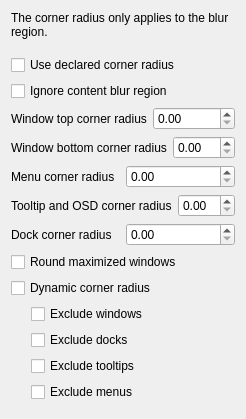
         <widget class="QWidget" name="scrollContentRoundedcorners">
          <layout class="QVBoxLayout">
           <item>
            <widget class="QLabel" name="label">
             <property name="text">
              <string>The corner radius only applies to the blur region.</string>
             </property>
             <property name="wordWrap">
              <bool>true</bool>
             </property>
            </widget>
           </item>
           <item>
            <spacer>
             <property name="orientation">
              <enum>Qt::Orientation::Vertical</enum>
             </property>
             <property name="sizeHint" stdset="0">
              <size>
               <width>0</width>
               <height>10</height>
              </size>
             </property>
            </spacer>
           </item>
           <item>
            <widget class="QCheckBox" name="kcfg_UseDeclaredCornerRadius">
             <property name="text">
              <string>Use declared corner radius</string>
             </property>
            </widget>
           </item>
           <item>
            <widget class="QCheckBox" name="kcfg_IgnoreContentBlurRegion">
             <property name="text">
              <string>Ignore content blur region</string>
             </property>
            </widget>
           </item>
           <item>
            <layout class="QHBoxLayout" name="layoutTopCornerRadius">
             <item>
              <widget class="QLabel" name="labelTopCornerRadius">
               <property name="text">
                <string>Window top corner radius</string>
               </property>
              </widget>
             </item>
             <item>
              <widget class="QDoubleSpinBox" name="kcfg_TopCornerRadius">
               <property name="minimum">
                <double>0.000000000000000</double>
               </property>
              </widget>
             </item>
            </layout>
           </item>
           <item>
            <layout class="QHBoxLayout" name="layoutBottomCornerRadius">
             <item>
              <widget class="QLabel" name="labelBottomCornerRadius">
               <property name="text">
                <string>Window bottom corner radius</string>
               </property>
              </widget>
             </item>
             <item>
              <widget class="QDoubleSpinBox" name="kcfg_BottomCornerRadius">
               <property name="minimum">
                <double>0.000000000000000</double>
               </property>
              </widget>
             </item>
            </layout>
           </item>
           <item>
            <layout class="QHBoxLayout" name="layoutMenuCornerRadius">
             <item>
              <widget class="QLabel" name="labelMenuCornerRadius">
               <property name="text">
                <string>Menu corner radius</string>
               </property>
              </widget>
             </item>
             <item>
              <widget class="QDoubleSpinBox" name="kcfg_MenuCornerRadius">
               <property name="minimum">
                <double>0.000000000000000</double>
               </property>
              </widget>
             </item>
            </layout>
           </item>
           <item>
            <layout class="QHBoxLayout" name="layoutTooltipCornerRadius">
             <item>
              <widget class="QLabel" name="labelTooltipCornerRadius">
               <property name="text">
                <string>Tooltip and OSD corner radius</string>
               </property>
              </widget>
             </item>
             <item>
              <widget class="QDoubleSpinBox" name="kcfg_TooltipCornerRadius">
               <property name="minimum">
                <double>0.000000000000000</double>
               </property>
              </widget>
             </item>
            </layout>
           </item>
           <item>
            <layout class="QHBoxLayout" name="layoutDockCornerRadius">
             <item>
              <widget class="QLabel" name="labelDockCornerRadius">
               <property name="text">
                <string>Dock corner radius</string>
               </property>
              </widget>
             </item>
             <item>
              <widget class="QDoubleSpinBox" name="kcfg_DockCornerRadius">
               <property name="minimum">
                <double>0.000000000000000</double>
               </property>
              </widget>
             </item>
            </layout>
           </item>
           <item>
            <widget class="QCheckBox" name="kcfg_RoundCornersOfMaximizedWindows">
             <property name="text">
              <string>Round maximized windows</string>
             </property>
            </widget>
           </item>
           <item>
            <widget class="QCheckBox" name="kcfg_DynamicCorners">
             <property name="text">
              <string>Dynamic corner radius</string>
             </property>
            </widget>
           </item>
           <item>
            <layout class="QHBoxLayout" name="layoutDynamicCornersExcludeWindows">
             <item>
              <spacer name="spacerDynamicCornersExcludeWindows">
               <property name="orientation">
                <enum>Qt::Orientation::Horizontal</enum>
               </property>
               <property name="sizeType">
                <enum>QSizePolicy::Policy::Fixed</enum>
               </property>
               <property name="sizeHint" stdset="0">
                <size>
                 <width>20</width>
                 <height>20</height>
                </size>
               </property>
              </spacer>
             </item>
             <item>
              <widget class="QCheckBox" name="kcfg_DynamicCornersExcludeWindows">
               <property name="text">
                <string>Exclude windows</string>
               </property>
              </widget>
             </item>
            </layout>
           </item>
           <item>
            <layout class="QHBoxLayout" name="layoutDynamicCornersExcludeDocks">
             <item>
              <spacer name="spacerDynamicCornersExcludeDocks">
               <property name="orientation">
                <enum>Qt::Orientation::Horizontal</enum>
               </property>
               <property name="sizeType">
                <enum>QSizePolicy::Policy::Fixed</enum>
               </property>
               <property name="sizeHint" stdset="0">
                <size>
                 <width>20</width>
                 <height>20</height>
                </size>
               </property>
              </spacer>
             </item>
             <item>
              <widget class="QCheckBox" name="kcfg_DynamicCornersExcludeDocks">
               <property name="text">
                <string>Exclude docks</string>
               </property>
              </widget>
             </item>
            </layout>
           </item>
           <item>
            <layout class="QHBoxLayout" name="layoutDynamicCornersExcludeTooltips">
             <item>
              <spacer name="spacerDynamicCornersExcludeTooltips">
               <property name="orientation">
                <enum>Qt::Orientation::Horizontal</enum>
               </property>
               <property name="sizeType">
                <enum>QSizePolicy::Policy::Fixed</enum>
               </property>
               <property name="sizeHint" stdset="0">
                <size>
                 <width>20</width>
                 <height>20</height>
                </size>
               </property>
              </spacer>
             </item>
             <item>
              <widget class="QCheckBox" name="kcfg_DynamicCornersExcludeTooltips">
               <property name="text">
                <string>Exclude tooltips</string>
               </property>
              </widget>
             </item>
            </layout>
           </item>
           <item>
            <layout class="QHBoxLayout" name="layoutDynamicCornersExcludeMenus">
             <item>
              <spacer name="spacerDynamicCornersExcludeMenus">
               <property name="orientation">
                <enum>Qt::Orientation::Horizontal</enum>
               </property>
               <property name="sizeType">
                <enum>QSizePolicy::Policy::Fixed</enum>
               </property>
               <property name="sizeHint" stdset="0">
                <size>
                 <width>20</width>
                 <height>20</height>
                </size>
               </property>
              </spacer>
             </item>
             <item>
              <widget class="QCheckBox" name="kcfg_DynamicCornersExcludeMenus">
               <property name="text">
                <string>Exclude menus</string>
               </property>
              </widget>
             </item>
            </layout>
           </item>
           <item>
            <widget class="QWidget" name="widget" native="true">
             <property name="sizePolicy">
              <sizepolicy hsizetype="Fixed" vsizetype="Expanding">
               <horstretch>0</horstretch>
               <verstretch>1</verstretch>
              </sizepolicy>
             </property>
            </widget>
           </item>
          </layout>
         </widget>
